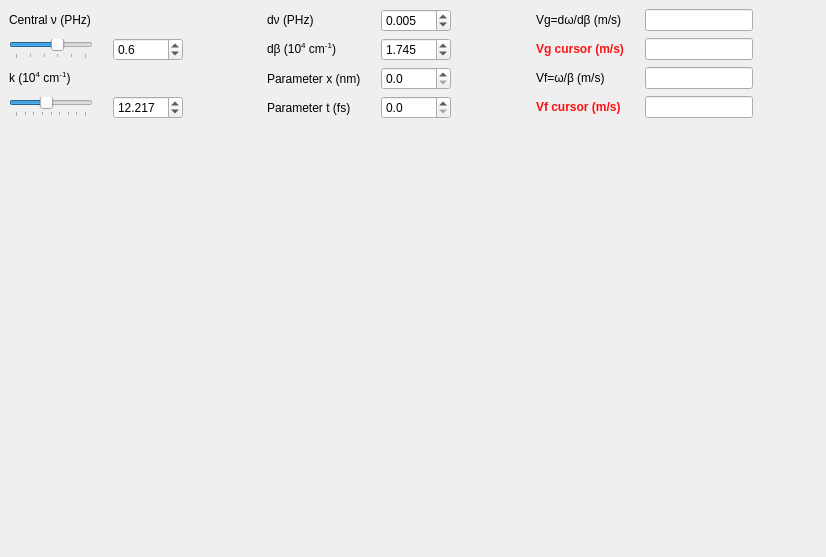
<?xml version="1.0" encoding="UTF-8"?>
<ui version="4.0">
 <class>MainWindow</class>
 <widget class="QMainWindow" name="MainWindow">
  <property name="geometry">
   <rect>
    <x>0</x>
    <y>0</y>
    <width>826</width>
    <height>557</height>
   </rect>
  </property>
  <property name="windowTitle">
   <string>Beats</string>
  </property>
  <widget class="QWidget" name="centralWidget">
   <layout class="QVBoxLayout" name="verticalLayout">
    <item>
     <layout class="QGridLayout" name="gridLayout">
      <property name="horizontalSpacing">
       <number>20</number>
      </property>
      <item row="4" column="7">
       <widget class="QLabel" name="label_12">
        <property name="text">
         <string>&lt;html&gt;&lt;head/&gt;&lt;body&gt;&lt;p&gt;&lt;span style=&quot; font-weight:600; color:#ff0d12;&quot;&gt;Vf cursor (m/s)&lt;/span&gt;&lt;/p&gt;&lt;/body&gt;&lt;/html&gt;</string>
        </property>
       </widget>
      </item>
      <item row="4" column="3">
       <widget class="QLabel" name="label_4">
        <property name="text">
         <string>Parameter t (fs)</string>
        </property>
       </widget>
      </item>
      <item row="3" column="3">
       <widget class="QLabel" name="label_xParam">
        <property name="text">
         <string>Parameter x (nm)</string>
        </property>
       </widget>
      </item>
      <item row="2" column="7">
       <widget class="QLabel" name="label_10">
        <property name="text">
         <string>&lt;html&gt;&lt;head/&gt;&lt;body&gt;&lt;p&gt;&lt;span style=&quot; font-weight:600; color:#ff1216;&quot;&gt;Vg cursor (m/s)&lt;/span&gt;&lt;/p&gt;&lt;/body&gt;&lt;/html&gt;</string>
        </property>
       </widget>
      </item>
      <item row="2" column="3">
       <widget class="QLabel" name="label_dBeta">
        <property name="text">
         <string>&lt;html&gt;&lt;head/&gt;&lt;body&gt;&lt;p&gt;d&amp;beta; (10&lt;span style=&quot; vertical-align:super;&quot;&gt;4&lt;/span&gt; cm&lt;span style=&quot; vertical-align:super;&quot;&gt;-1&lt;/span&gt;)&lt;/p&gt;&lt;/body&gt;&lt;/html&gt;</string>
        </property>
       </widget>
      </item>
      <item row="0" column="0">
       <widget class="QLabel" name="label_fc">
        <property name="text">
         <string>&lt;html&gt;&lt;head/&gt;&lt;body&gt;&lt;p&gt;Central &amp;nu; (PHz)&lt;/p&gt;&lt;/body&gt;&lt;/html&gt;</string>
        </property>
       </widget>
      </item>
      <item row="0" column="3">
       <widget class="QLabel" name="label">
        <property name="text">
         <string>&lt;html&gt;&lt;head/&gt;&lt;body&gt;&lt;p&gt;d&amp;nu; (PHz)&lt;/p&gt;&lt;/body&gt;&lt;/html&gt;</string>
        </property>
       </widget>
      </item>
      <item row="2" column="8">
       <widget class="QLineEdit" name="lineEdit_GvCurs"/>
      </item>
      <item row="0" column="7">
       <widget class="QLabel" name="label_9">
        <property name="text">
         <string>&lt;html&gt;&lt;head/&gt;&lt;body&gt;&lt;p&gt;Vg=dω/dβ (m/s) &lt;/p&gt;&lt;/body&gt;&lt;/html&gt;</string>
        </property>
       </widget>
      </item>
      <item row="0" column="8">
       <widget class="QLineEdit" name="lineEdit_Gv"/>
      </item>
      <item row="3" column="7">
       <widget class="QLabel" name="label_11">
        <property name="text">
         <string>&lt;html&gt;&lt;head/&gt;&lt;body&gt;&lt;p&gt;Vf=&amp;omega;/&amp;beta;   (m/s)&lt;/p&gt;&lt;/body&gt;&lt;/html&gt;</string>
        </property>
       </widget>
      </item>
      <item row="4" column="8">
       <widget class="QLineEdit" name="lineEdit_PvCurs">
        <property name="text">
         <string/>
        </property>
       </widget>
      </item>
      <item row="3" column="8">
       <widget class="QLineEdit" name="lineEdit_Pv"/>
      </item>
      <item row="0" column="4">
       <widget class="QDoubleSpinBox" name="SpinBox_dFreq">
        <property name="minimumSize">
         <size>
          <width>70</width>
          <height>0</height>
         </size>
        </property>
        <property name="locale">
         <locale language="English" country="UnitedStates"/>
        </property>
        <property name="decimals">
         <number>3</number>
        </property>
        <property name="maximum">
         <double>0.100000000000000</double>
        </property>
        <property name="singleStep">
         <double>0.001000000000000</double>
        </property>
        <property name="value">
         <double>0.005000000000000</double>
        </property>
       </widget>
      </item>
      <item row="2" column="4">
       <widget class="QDoubleSpinBox" name="SpinBox_dBeta">
        <property name="minimumSize">
         <size>
          <width>70</width>
          <height>0</height>
         </size>
        </property>
        <property name="locale">
         <locale language="English" country="UnitedStates"/>
        </property>
        <property name="decimals">
         <number>3</number>
        </property>
        <property name="minimum">
         <double>0.010000000000000</double>
        </property>
        <property name="maximum">
         <double>21.000000000000000</double>
        </property>
        <property name="singleStep">
         <double>0.001000000000000</double>
        </property>
        <property name="value">
         <double>1.745000000000000</double>
        </property>
       </widget>
      </item>
      <item row="3" column="4">
       <widget class="QDoubleSpinBox" name="SpinBox_xParam">
        <property name="minimumSize">
         <size>
          <width>70</width>
          <height>0</height>
         </size>
        </property>
        <property name="locale">
         <locale language="English" country="UnitedStates"/>
        </property>
        <property name="decimals">
         <number>1</number>
        </property>
        <property name="maximum">
         <double>10.000000000000000</double>
        </property>
        <property name="singleStep">
         <double>0.100000000000000</double>
        </property>
        <property name="value">
         <double>0.000000000000000</double>
        </property>
       </widget>
      </item>
      <item row="4" column="4">
       <widget class="QDoubleSpinBox" name="SpinBox_tParam">
        <property name="minimumSize">
         <size>
          <width>70</width>
          <height>0</height>
         </size>
        </property>
        <property name="locale">
         <locale language="English" country="UnitedStates"/>
        </property>
        <property name="keyboardTracking">
         <bool>false</bool>
        </property>
        <property name="decimals">
         <number>1</number>
        </property>
        <property name="maximum">
         <double>30.000000000000000</double>
        </property>
        <property name="singleStep">
         <double>0.100000000000000</double>
        </property>
        <property name="value">
         <double>0.000000000000000</double>
        </property>
       </widget>
      </item>
      <item row="3" column="0">
       <widget class="QLabel" name="label_k">
        <property name="text">
         <string>&lt;html&gt;&lt;head/&gt;&lt;body&gt;&lt;p&gt;k (10&lt;span style=&quot; vertical-align:super;&quot;&gt;4&lt;/span&gt; cm&lt;span style=&quot; vertical-align:super;&quot;&gt;-1&lt;/span&gt;)&lt;/p&gt;&lt;/body&gt;&lt;/html&gt;</string>
        </property>
       </widget>
      </item>
      <item row="0" column="6">
       <spacer name="horizontalSpacer">
        <property name="orientation">
         <enum>Qt::Horizontal</enum>
        </property>
        <property name="sizeHint" stdset="0">
         <size>
          <width>40</width>
          <height>20</height>
         </size>
        </property>
       </spacer>
      </item>
      <item row="0" column="9">
       <spacer name="horizontalSpacer_2">
        <property name="orientation">
         <enum>Qt::Horizontal</enum>
        </property>
        <property name="sizeHint" stdset="0">
         <size>
          <width>40</width>
          <height>20</height>
         </size>
        </property>
       </spacer>
      </item>
      <item row="0" column="2">
       <spacer name="horizontalSpacer_3">
        <property name="orientation">
         <enum>Qt::Horizontal</enum>
        </property>
        <property name="sizeHint" stdset="0">
         <size>
          <width>40</width>
          <height>20</height>
         </size>
        </property>
       </spacer>
      </item>
      <item row="2" column="0">
       <widget class="QSlider" name="Slider_fc">
        <property name="locale">
         <locale language="English" country="UnitedStates"/>
        </property>
        <property name="maximum">
         <number>10</number>
        </property>
        <property name="pageStep">
         <number>1</number>
        </property>
        <property name="value">
         <number>6</number>
        </property>
        <property name="orientation">
         <enum>Qt::Horizontal</enum>
        </property>
        <property name="tickPosition">
         <enum>QSlider::TicksBelow</enum>
        </property>
        <property name="tickInterval">
         <number>2</number>
        </property>
       </widget>
      </item>
      <item row="4" column="1">
       <widget class="QDoubleSpinBox" name="SpinBox_k">
        <property name="minimumSize">
         <size>
          <width>70</width>
          <height>0</height>
         </size>
        </property>
        <property name="maximumSize">
         <size>
          <width>53</width>
          <height>16777215</height>
         </size>
        </property>
        <property name="locale">
         <locale language="English" country="UnitedStates"/>
        </property>
        <property name="decimals">
         <number>3</number>
        </property>
        <property name="minimum">
         <double>5.000000000000000</double>
        </property>
        <property name="maximum">
         <double>21.000000000000000</double>
        </property>
        <property name="singleStep">
         <double>0.001000000000000</double>
        </property>
        <property name="value">
         <double>12.217000000000001</double>
        </property>
       </widget>
      </item>
      <item row="2" column="1">
       <widget class="QDoubleSpinBox" name="SpinBox_fc">
        <property name="minimumSize">
         <size>
          <width>70</width>
          <height>0</height>
         </size>
        </property>
        <property name="maximumSize">
         <size>
          <width>53</width>
          <height>16777215</height>
         </size>
        </property>
        <property name="locale">
         <locale language="English" country="UnitedStates"/>
        </property>
        <property name="decimals">
         <number>1</number>
        </property>
        <property name="minimum">
         <double>0.200000000000000</double>
        </property>
        <property name="maximum">
         <double>1.000000000000000</double>
        </property>
        <property name="singleStep">
         <double>0.100000000000000</double>
        </property>
        <property name="value">
         <double>0.600000000000000</double>
        </property>
       </widget>
      </item>
      <item row="4" column="0">
       <widget class="QSlider" name="Slider_k">
        <property name="locale">
         <locale language="English" country="UnitedStates"/>
        </property>
        <property name="minimum">
         <number>5</number>
        </property>
        <property name="maximum">
         <number>21</number>
        </property>
        <property name="value">
         <number>12</number>
        </property>
        <property name="sliderPosition">
         <number>12</number>
        </property>
        <property name="orientation">
         <enum>Qt::Horizontal</enum>
        </property>
        <property name="tickPosition">
         <enum>QSlider::TicksBelow</enum>
        </property>
        <property name="tickInterval">
         <number>2</number>
        </property>
       </widget>
      </item>
     </layout>
    </item>
    <item>
     <widget class="MPL_WIDGET_2D" name="mplwidget1" native="true">
      <property name="locale">
       <locale language="English" country="UnitedStates"/>
      </property>
     </widget>
    </item>
    <item>
     <widget class="MPL_WIDGET_2D" name="mplwidget2" native="true">
      <property name="locale">
       <locale language="English" country="UnitedStates"/>
      </property>
     </widget>
    </item>
   </layout>
  </widget>
 </widget>
 <customwidgets>
  <customwidget>
   <class>MPL_WIDGET_2D</class>
   <extends>QWidget</extends>
   <header>mplwidget</header>
   <container>1</container>
  </customwidget>
 </customwidgets>
 <resources/>
 <connections/>
</ui>
